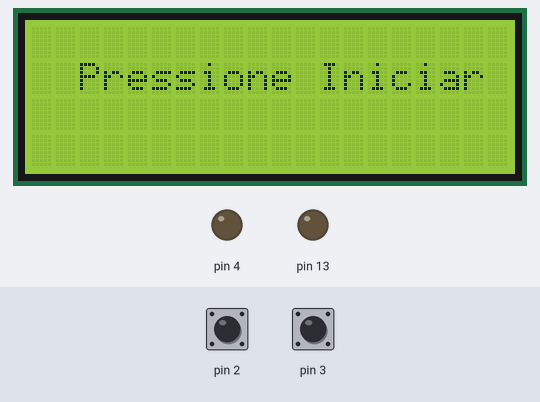
The sketch below on a simulated Arduino Uno, built with avr-gcc and run on an emulated ATmega328P. Parts: 20×4 character LCD, output pins drawn as LEDs (lit = HIGH). Dashed ring = blinking. The test bench sets the inputs (shaded band); at power-on: pin 2 HIGH, pin 3 HIGH.

Above: at 2.2 s.
2.3 s: pin 2 pulled LOW for 0.15 s
At 3.3 s:
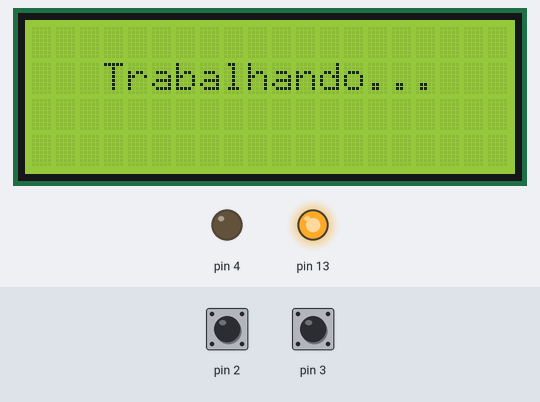
3.9 s: pin 3 pulled LOW for 0.15 s
At 5.1 s:
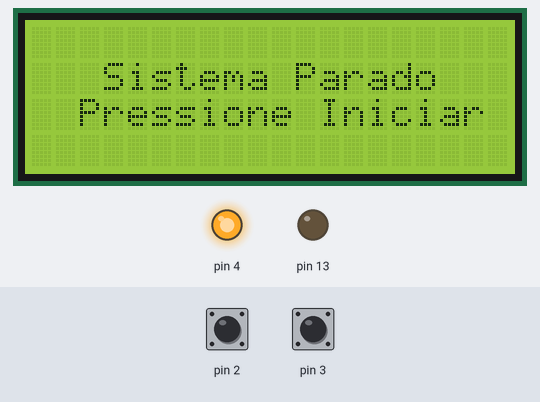
5.5 s: pin 2 pulled LOW for 1 s
At 6.9 s:
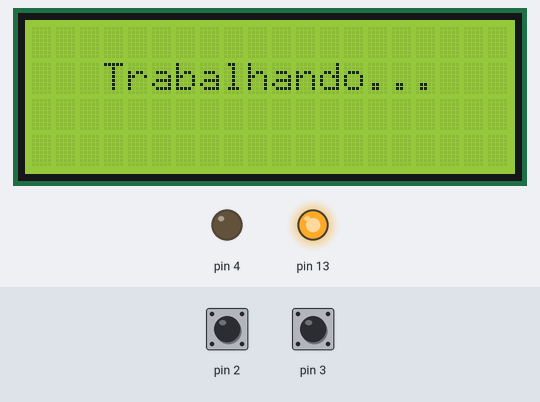
8.0 s: pin 3 pulled LOW for 1 s
At 9.4 s:
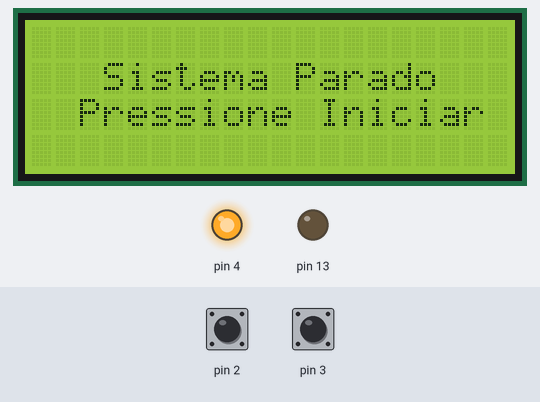
10.5 s: pin 2 driven LOW and pin 3 driven LOW
At 11.3 s:
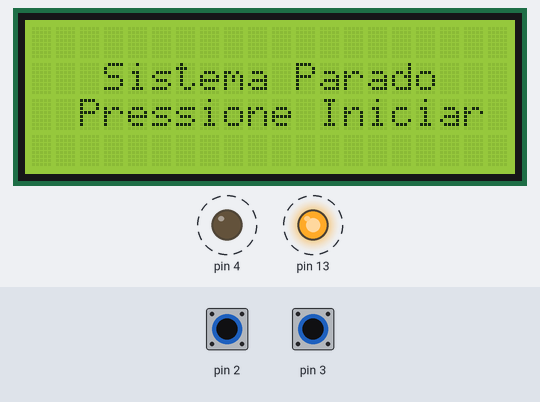
13.5 s: pin 2 pulsed HIGH 5 times (0.12 s each, 0.3 s apart)
Timing chart, 0 to 65.5 s (numbered marks = the images above; inputs shaded):
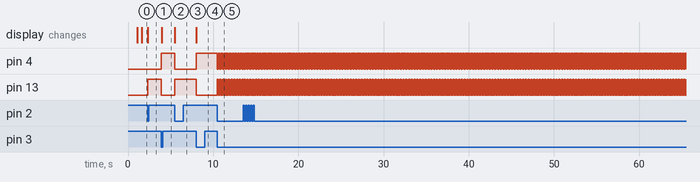

Measured:
- after the input at 2.3 s, pin 13: LOW → HIGH at once; the display: changes at once (image 1)
- after the input at 3.9 s, pin 4: LOW → HIGH at once; pin 13: HIGH → LOW at once; the display: changes at once (image 2)
- after the input at 5.5 s, pin 4: HIGH → LOW at once; pin 13: LOW → HIGH at once; the display: changes at once (image 3)
- after the input at 8.0 s, pin 4: LOW → HIGH at once; pin 13: HIGH → LOW at once; the display: changes at once (image 4)
- after the input at 10.5 s, pin 4: alternates HIGH for 0.03 s and LOW for 0.02 s, starting at once; pin 13: alternates HIGH for 0.02 s and LOW for 0.03 s, starting at once

The sketch:

Programa.Desorganizado.ino
```cpp
#include <Wire.h>
#include <LiquidCrystal_I2C.h>
LiquidCrystal_I2C lcd(0x27, 2, 1, 0, 4, 5, 6, 7, 3, POSITIVE);

void setup() {
  //SetarConfiguracaoInicial
  Wire.begin();
  lcd.begin (20, 4);
  lcd.setBacklight(HIGH);
  pinMode(2, INPUT_PULLUP);
  pinMode(3, INPUT_PULLUP);
  pinMode(13, OUTPUT);
  pinMode(4, OUTPUT);
  //DesligarBuzzer
  digitalWrite(4, LOW);
  //DesligarMotor();
  digitalWrite(13, LOW);

  //ApresentacaoInicializacao
  lcd.setCursor(5, 1);
  lcd.print("Iniciando");
  lcd.setCursor(6, 2);
  lcd.print("Sistema");
  delay(1000);
  lcd.clear();
}

void loop() {
  delay(500);
  //EscreverTextoIniciar
  lcd.clear();
  lcd.setCursor(2, 1);
  lcd.print("Pressione Iniciar");

  //AguardarPressionarBotaoIniciar
  while(digitalRead(2)){}

  //LigarMotor
  digitalWrite(13, HIGH);

  //EscreverTextoTrabalhando
  lcd.clear();
  lcd.setCursor(3, 1);
  lcd.print("Trabalhando...");

  while(true)
  {
    //AguardarPressionarBotaoParar
    if(!digitalRead(3))
    {
      //DesligarMotor();
      digitalWrite(13, LOW);

      //LigarBuzzer
      digitalWrite(4, HIGH);

      //EscreverTextoParado
      lcd.clear();
      lcd.setCursor(3, 1);
      lcd.print("Sistema Parado");
      lcd.setCursor(2, 2);
      lcd.print("Pressione Iniciar");


      //AguardarPressionarBotaoIniciar
      while(digitalRead(2)){}

      //DesligarBuzzer
      digitalWrite(4, LOW);
      //LigarMotor
      digitalWrite(13, HIGH);

      //EscreverTextoTrabalhando
      lcd.clear();
      lcd.setCursor(3, 1);
      lcd.print("Trabalhando...");
    }
  }
}
```
